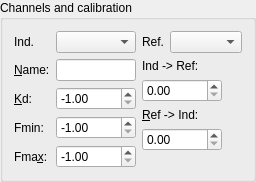
           <widget class="QGroupBox" name="epscatChannelsGroupBox">
            <property name="maximumSize">
             <size>
              <width>16777215</width>
              <height>16777215</height>
             </size>
            </property>
            <property name="title">
             <string>Channels and calibration</string>
            </property>
            <layout class="QGridLayout" name="gridLayout_11">
             <item row="0" column="0">
              <layout class="QFormLayout" name="formLayout_2">
               <item row="0" column="0">
                <widget class="QLabel" name="label_5">
                 <property name="maximumSize">
                  <size>
                   <width>50</width>
                   <height>16777215</height>
                  </size>
                 </property>
                 <property name="text">
                  <string>Ind.</string>
                 </property>
                </widget>
               </item>
               <item row="0" column="1">
                <widget class="QComboBox" name="indicatorChannelComboBox">
                 <property name="sizePolicy">
                  <sizepolicy hsizetype="Preferred" vsizetype="Fixed">
                   <horstretch>1</horstretch>
                   <verstretch>0</verstretch>
                  </sizepolicy>
                 </property>
                 <property name="maximumSize">
                  <size>
                   <width>80</width>
                   <height>16777215</height>
                  </size>
                 </property>
                </widget>
               </item>
               <item row="1" column="0">
                <widget class="QLabel" name="label_40">
                 <property name="sizePolicy">
                  <sizepolicy hsizetype="Preferred" vsizetype="Preferred">
                   <horstretch>0</horstretch>
                   <verstretch>0</verstretch>
                  </sizepolicy>
                 </property>
                 <property name="maximumSize">
                  <size>
                   <width>50</width>
                   <height>16777215</height>
                  </size>
                 </property>
                 <property name="text">
                  <string>&amp;Name:</string>
                 </property>
                 <property name="buddy">
                  <cstring>indicatorNameLineEdit</cstring>
                 </property>
                </widget>
               </item>
               <item row="1" column="1">
                <widget class="QLineEdit" name="indicatorNameLineEdit">
                 <property name="sizePolicy">
                  <sizepolicy hsizetype="Minimum" vsizetype="Fixed">
                   <horstretch>0</horstretch>
                   <verstretch>0</verstretch>
                  </sizepolicy>
                 </property>
                 <property name="maximumSize">
                  <size>
                   <width>80</width>
                   <height>16777215</height>
                  </size>
                 </property>
                 <property name="toolTip">
                  <string>Indicator name</string>
                 </property>
                 <property name="statusTip">
                  <string>Indicator name</string>
                 </property>
                 <property name="whatsThis">
                  <string>Indicator name</string>
                 </property>
                </widget>
               </item>
               <item row="2" column="0">
                <widget class="QLabel" name="label_41">
                 <property name="sizePolicy">
                  <sizepolicy hsizetype="Preferred" vsizetype="Preferred">
                   <horstretch>0</horstretch>
                   <verstretch>0</verstretch>
                  </sizepolicy>
                 </property>
                 <property name="maximumSize">
                  <size>
                   <width>50</width>
                   <height>16777215</height>
                  </size>
                 </property>
                 <property name="text">
                  <string>&amp;Kd:</string>
                 </property>
                 <property name="buddy">
                  <cstring>indicatorKdDoubleSpinBox</cstring>
                 </property>
                </widget>
               </item>
               <item row="2" column="1">
                <widget class="QDoubleSpinBox" name="indicatorKdDoubleSpinBox">
                 <property name="sizePolicy">
                  <sizepolicy hsizetype="Minimum" vsizetype="Fixed">
                   <horstretch>0</horstretch>
                   <verstretch>0</verstretch>
                  </sizepolicy>
                 </property>
                 <property name="maximumSize">
                  <size>
                   <width>80</width>
                   <height>16777215</height>
                  </size>
                 </property>
                 <property name="toolTip">
                  <string>Indicator Kd</string>
                 </property>
                 <property name="statusTip">
                  <string>Indicator Kd</string>
                 </property>
                 <property name="whatsThis">
                  <string>Indicator Kd</string>
                 </property>
                 <property name="minimum">
                  <double>-1.000000000000000</double>
                 </property>
                 <property name="maximum">
                  <double>10000000.000000000000000</double>
                 </property>
                 <property name="singleStep">
                  <double>0.010000000000000</double>
                 </property>
                 <property name="value">
                  <double>-1.000000000000000</double>
                 </property>
                </widget>
               </item>
               <item row="3" column="0">
                <widget class="QLabel" name="label_42">
                 <property name="sizePolicy">
                  <sizepolicy hsizetype="Preferred" vsizetype="Preferred">
                   <horstretch>0</horstretch>
                   <verstretch>0</verstretch>
                  </sizepolicy>
                 </property>
                 <property name="maximumSize">
                  <size>
                   <width>50</width>
                   <height>16777215</height>
                  </size>
                 </property>
                 <property name="text">
                  <string>Fmin:</string>
                 </property>
                 <property name="buddy">
                  <cstring>indicatorFminDoubleSpinBox</cstring>
                 </property>
                </widget>
               </item>
               <item row="3" column="1">
                <widget class="QDoubleSpinBox" name="indicatorFminDoubleSpinBox">
                 <property name="sizePolicy">
                  <sizepolicy hsizetype="Minimum" vsizetype="Fixed">
                   <horstretch>0</horstretch>
                   <verstretch>0</verstretch>
                  </sizepolicy>
                 </property>
                 <property name="maximumSize">
                  <size>
                   <width>80</width>
                   <height>16777215</height>
                  </size>
                 </property>
                 <property name="toolTip">
                  <string>Indicator &quot;zero&quot;</string>
                 </property>
                 <property name="statusTip">
                  <string>Indicator &quot;zero&quot;</string>
                 </property>
                 <property name="whatsThis">
                  <string>Indicator &quot;zero&quot;</string>
                 </property>
                 <property name="minimum">
                  <double>-1.000000000000000</double>
                 </property>
                 <property name="maximum">
                  <double>10000000.000000000000000</double>
                 </property>
                 <property name="singleStep">
                  <double>0.010000000000000</double>
                 </property>
                 <property name="value">
                  <double>-1.000000000000000</double>
                 </property>
                </widget>
               </item>
               <item row="4" column="0">
                <widget class="QLabel" name="label_43">
                 <property name="sizePolicy">
                  <sizepolicy hsizetype="Preferred" vsizetype="Preferred">
                   <horstretch>0</horstretch>
                   <verstretch>0</verstretch>
                  </sizepolicy>
                 </property>
                 <property name="maximumSize">
                  <size>
                   <width>50</width>
                   <height>16777215</height>
                  </size>
                 </property>
                 <property name="text">
                  <string>Fma&amp;x:</string>
                 </property>
                 <property name="buddy">
                  <cstring>indicatorFmaxDoubleSpinBox</cstring>
                 </property>
                </widget>
               </item>
               <item row="4" column="1">
                <widget class="QDoubleSpinBox" name="indicatorFmaxDoubleSpinBox">
                 <property name="sizePolicy">
                  <sizepolicy hsizetype="Minimum" vsizetype="Fixed">
                   <horstretch>0</horstretch>
                   <verstretch>0</verstretch>
                  </sizepolicy>
                 </property>
                 <property name="maximumSize">
                  <size>
                   <width>80</width>
                   <height>16777215</height>
                  </size>
                 </property>
                 <property name="toolTip">
                  <string>Indicator &quot;saturation&quot;</string>
                 </property>
                 <property name="statusTip">
                  <string>Indicator &quot;saturation&quot;</string>
                 </property>
                 <property name="whatsThis">
                  <string>Indicator &quot;saturation&quot;</string>
                 </property>
                 <property name="minimum">
                  <double>-1.000000000000000</double>
                 </property>
                 <property name="maximum">
                  <double>10000000.000000000000000</double>
                 </property>
                 <property name="singleStep">
                  <double>0.010000000000000</double>
                 </property>
                 <property name="value">
                  <double>-1.000000000000000</double>
                 </property>
                </widget>
               </item>
              </layout>
             </item>
             <item row="0" column="1">
              <layout class="QFormLayout" name="formLayout">
               <item row="0" column="0">
                <widget class="QLabel" name="label_6">
                 <property name="maximumSize">
                  <size>
                   <width>50</width>
                   <height>16777215</height>
                  </size>
                 </property>
                 <property name="text">
                  <string>Ref.</string>
                 </property>
                </widget>
               </item>
               <item row="0" column="1">
                <widget class="QComboBox" name="referenceChannelComboBox">
                 <property name="sizePolicy">
                  <sizepolicy hsizetype="Preferred" vsizetype="Fixed">
                   <horstretch>1</horstretch>
                   <verstretch>0</verstretch>
                  </sizepolicy>
                 </property>
                 <property name="maximumSize">
                  <size>
                   <width>80</width>
                   <height>16777215</height>
                  </size>
                 </property>
                </widget>
               </item>
               <item row="1" column="0" colspan="2">
                <widget class="QLabel" name="label_37">
                 <property name="maximumSize">
                  <size>
                   <width>70</width>
                   <height>16777215</height>
                  </size>
                 </property>
                 <property name="text">
                  <string>Ind -&gt; Ref:</string>
                 </property>
                 <property name="buddy">
                  <cstring>ind2refBleedDoubleSpinBox</cstring>
                 </property>
                </widget>
               </item>
               <item row="2" column="0" colspan="2">
                <widget class="QDoubleSpinBox" name="ind2refBleedDoubleSpinBox">
                 <property name="maximumSize">
                  <size>
                   <width>80</width>
                   <height>16777215</height>
                  </size>
                 </property>
                 <property name="toolTip">
                  <string>Indicator bleed into reference channel.</string>
                 </property>
                 <property name="statusTip">
                  <string>Indicator bleed into reference channel.</string>
                 </property>
                 <property name="whatsThis">
                  <string>Indicator bleed into reference channel.</string>
                 </property>
                 <property name="maximum">
                  <double>1.000000000000000</double>
                 </property>
                 <property name="singleStep">
                  <double>0.010000000000000</double>
                 </property>
                </widget>
               </item>
               <item row="3" column="0" colspan="2">
                <widget class="QLabel" name="label_38">
                 <property name="maximumSize">
                  <size>
                   <width>70</width>
                   <height>16777215</height>
                  </size>
                 </property>
                 <property name="text">
                  <string>&amp;Ref -&gt; Ind:</string>
                 </property>
                 <property name="buddy">
                  <cstring>ref2indBleedDoubleSpinBox</cstring>
                 </property>
                </widget>
               </item>
               <item row="4" column="0" colspan="2">
                <widget class="QDoubleSpinBox" name="ref2indBleedDoubleSpinBox">
                 <property name="maximumSize">
                  <size>
                   <width>80</width>
                   <height>16777215</height>
                  </size>
                 </property>
                 <property name="toolTip">
                  <string>Reference bleed into indicator channel.</string>
                 </property>
                 <property name="statusTip">
                  <string>Reference bleed into indicator channel.</string>
                 </property>
                 <property name="whatsThis">
                  <string>Reference bleed into indicator channel.</string>
                 </property>
                 <property name="maximum">
                  <double>1.000000000000000</double>
                 </property>
                 <property name="singleStep">
                  <double>0.010000000000000</double>
                 </property>
                </widget>
               </item>
              </layout>
             </item>
            </layout>
           </widget>
